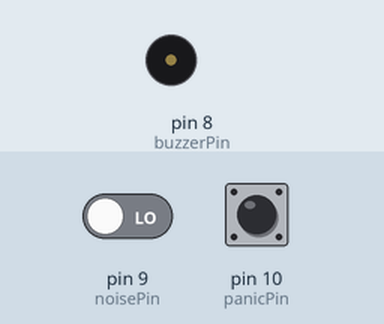
Simulated run of this sketch. Board: Arduino Mega 2560, built for the host (arithmetic inside an expression is 32-bit, double 64-bit). Parts: buzzer (waves = sounding, pin HIGH). The test bench sets the inputs (shaded band); at power-on: pin 9 (noisePin) LOW, pin 10 (panicPin) HIGH. WiFi joins after 1.5 s; servers stay silent unless stated.

Above: at 3.0 s.
3.1 s: pin 9 (noisePin) driven HIGH
At 4.0 s:
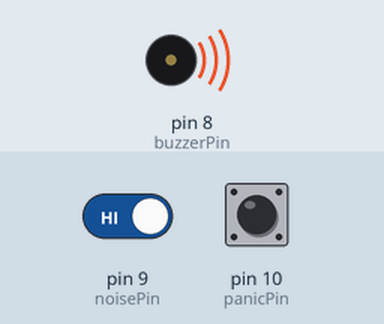
4.6 s: pin 9 (noisePin) driven LOW
At 5.1 s:
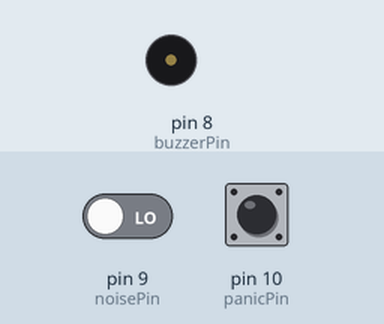
Timing chart, 0 to 7.6 s (numbered marks = the images above; inputs shaded):
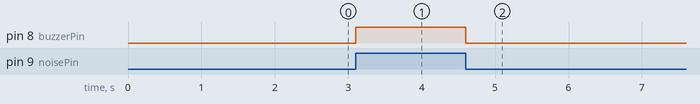

The sketch:

KID_Security.ino
```cpp
/*************************************************************
  ************************************************************/

/* Comment this out to disable prints and save space */
#define BLYNK_PRINT DebugSerial


// You could use a spare Hardware Serial on boards that have it (like Mega)
#include <SoftwareSerial.h>
SoftwareSerial DebugSerial(2, 3),Serial1(4,5); // RX, TX


#include <BlynkSimpleStream.h>
#include <Wire.h>
#include <DS1307.h>
#include <TinyGPS.h>
int noisePin=9;
int buzzerPin=8;
int panicPin=10;

//char auth[] = "H2ajExldKt1umhBDhToljgeQePp_ojem";
char auth[]="wPO3cDjREgdtcUOpk4xWKEPckXLzmLmq";

DS1307 rtc;
TinyGPS gps;
uint8_t sec,min,hr,day,month;
uint16_t yr;
String ids[]={"1E00CCA51562","1200853A5EF3"};

WidgetMap myMap(V17);
void setup()
{
  // Debug console
  //pinMode(11,LOW);
  pinMode(noisePin,INPUT);
  pinMode(buzzerPin,OUTPUT);
  pinMode(panicPin,INPUT_PULLUP);
  DebugSerial.begin(9600);
  Serial1.begin(9600);

  // Blynk will work through Serial
  // Do not read or write this serial manually in your sketch
  Serial.begin(9600);
  Blynk.begin(Serial, auth);
  rtc.set(10,15,0,20,02,2020);
  rtc.start();

}

void loop()
{
  Blynk.run();
  checkID();
  checkNoise();
  panicStatus();
}

void getTime(){
  String t=" ";
  rtc.get(&sec,&min,&hr,&day,&month,&yr);
  t=String(sec)+":"+String(min)+":"+String(hr)+":"+String(day)+":"+String(month)+":"+String(yr);
  Blynk.virtualWrite(V10,t);
}
void checkID(){
  if(Serial1.available()){
    String id=Serial1.readStringUntil('$');
    id.trim();
    Blynk.virtualWrite(V16,id);
    for(int i=0;i<2;i++){
      if(ids[i].equals(id)){
        Blynk.virtualWrite(V11,"Entered");
        getTime();
      }
    }
  }
}

void checkNoise(){
  if(digitalRead(noisePin)==HIGH){
    Blynk.virtualWrite(V12,"Noisey");
    digitalWrite(buzzerPin,HIGH);
  }else{
    Blynk.virtualWrite(V12,".....");
    digitalWrite(buzzerPin,LOW);
  }
}

void panicStatus(){
  if(digitalRead(panicPin)==LOW){
    Blynk.virtualWrite(V15,"Panic");
    while(Serial.available()){
         String loc=" ";
         float lat,lon;
         int c=Serial.read();
         if(gps.encode(c)){
          gps.f_get_position(&lat,&lon);
          Blynk.virtualWrite(V13,lat);
          Blynk.virtualWrite(V14,lon);
          myMap.location(0,lat,lon,"child");
         }
    }
  }else{
      Blynk.virtualWrite(V15,".....");
    }
  }
```

Measured:
- after the input at 3.1 s, pin 8 (buzzerPin): LOW → HIGH at once
- after the input at 4.6 s, pin 8 (buzzerPin): HIGH → LOW at once
